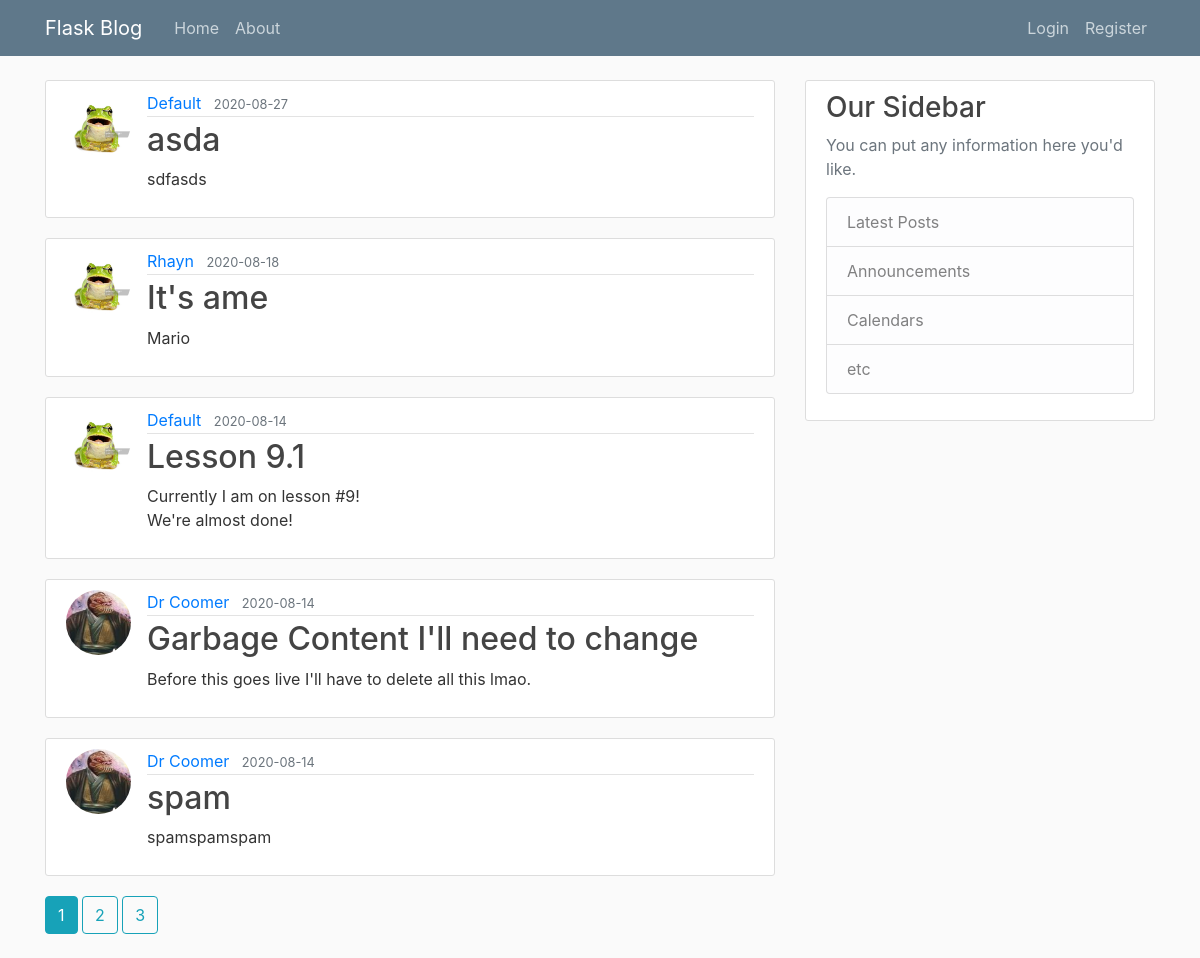
The page /home on the database its author committed.
### flaskblog/models.py (models this page shows, shortened)
class Post(db.Model):
     id = db.Column(db.Integer, primary_key=True)
     title = db.Column(db.String(100), nullable=False)
     date_posted = db.Column(db.DateTime, nullable=False, default=datetime.utcnow)
     content = db.Column(db.Text, nullable=False)
     user_id = db.Column(db.Integer, db.ForeignKey('user.id'), nullable=False)

class User(db.Model, UserMixin):
    id = db.Column(db.Integer, primary_key=True)
    username = db.Column(db.String(20), unique=True, nullable=False)
    email = db.Column(db.String(120), unique=True, nullable=False)
    image_file = db.Column(db.String(20), nullable=False, default='default.jpg')
    password = db.Column(db.String(60), nullable=False)
    posts = db.relationship('Post', backref='author', lazy=True)

### flaskblog/main/routes.py (the view)
@main.route('/')
@main.route('/home')
def home():
    page = request.args.get('page', 1, type=int)
    posts = Post.query.order_by(Post.date_posted.desc()).paginate(page=page, per_page=5)
    return render_template('home.html', posts=posts)

### flaskblog/templates/home.html
{% extends "layout.html" %}
{% block content %}
    {% for post in posts.items %}
        <article class="media content-section">
            <img class="rounded-circle article-img" src="{{ url_for('static', filename='profile_pics/' + post.author.image_file) }}">
            <div class="media-body">
            <div class="article-metadata">
                <a class="mr-2" href="{{ url_for('users.user_posts', username=post.author.username) }}">{{ post.author.username }}</a>
                <small class="text-muted">{{ post.date_posted.strftime('%Y-%m-%d') }}</small>
            </div>
            <h2><a class="article-title" href="{{ url_for('posts.post', post_id=post.id) }}">{{ post.title }}</a></h2>
            <p class="article-content">{{ post.content }}</p>
            </div>
        </article>
    {% endfor %}
    {% for page_num in posts.iter_pages(left_edge=1, right_edge=1, left_current=1, right_current=2) %}
        {% if page_num %}
            {% if posts.page == page_num %}
                <a class="btn btn-info mb-4" href="{{ url_for('main.home', page=page_num) }}">{{ page_num }}</a>
            {% else %}
                <a class="btn btn-outline-info mb-4" href="{{ url_for('main.home', page=page_num) }}">{{ page_num }}</a>
            {% endif %}
        {% else %}
            ...
        {% endif %}
    {% endfor %}
{% endblock content %}

### flaskblog/static/main.css (style rules this page uses)
body { background: #fafafa; color: #333333; margin-top: 5rem; }
h1, h2, h3, h4, h5, h6 { color: #444444; }
.content-section { background: #ffffff; padding: 10px 20px; border: 1px solid #dddddd; border-radius: 3px; margin-bottom: 20px; }
.article-title { color: #444444; }
.article-content { white-space: pre-line; }
.article-img { height: 65px; width: 65px; margin-right: 16px; }
.article-metadata { padding-bottom: 1px; margin-bottom: 4px; border-bottom: 1px solid #e3e3e3 }

### rows shown on the page
Post: image_file (placeholder picture), author.username "Default", date_posted "2020-08-27", title "asda", content "sdfasds"
Post: image_file (placeholder picture), author.username "Rhayn", date_posted "2020-08-18", title "It's ame", content "Mario"
Post: image_file (placeholder picture), author.username "Default", date_posted "2020-08-14", title "Lesson 9.1", content "Currently I am on lesson #9! We're almost done!"
Post: image_file (picture), author.username "Dr Coomer", date_posted "2020-08-14", title "Garbage Content I'll need to change", content "Before this goes live I'll have to delete all this lmao."
Post: image_file (picture), author.username "Dr Coomer", date_posted "2020-08-14", title "spam", content "spamspamspam"

### other values the page prints
{{ page_num }} "1"
{{ page_num }} "2" "3"
